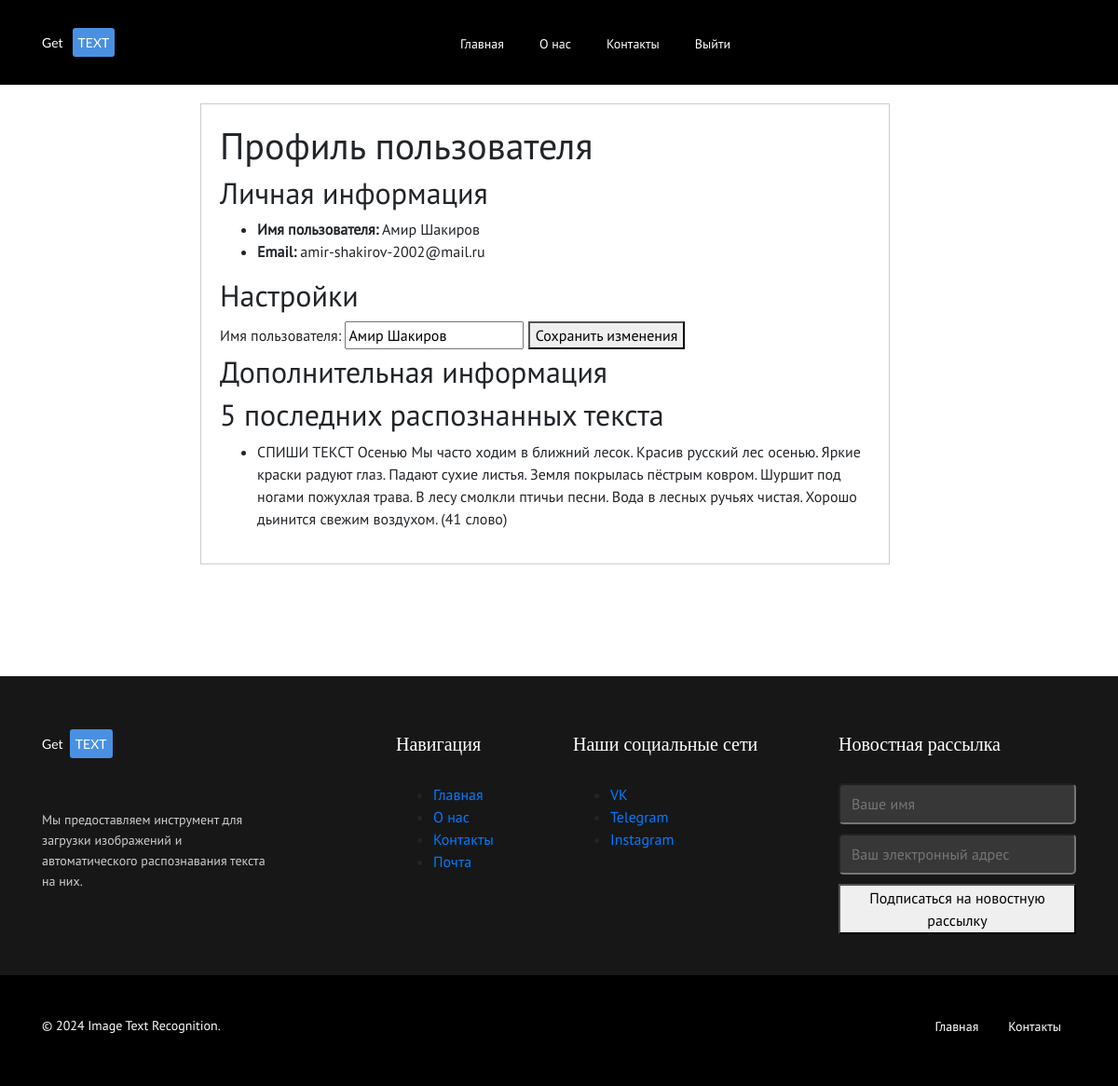
The page /profile (signed in) on the database its author committed.
### app.py (models this page shows)
class User(UserMixin, db.Model):
    id = db.Column(db.Integer, primary_key=True)
    username = db.Column(db.String(150), unique=True, nullable=False)
    email = db.Column(db.String(150), unique=True, nullable=False)
    password = db.Column(db.String(150), nullable=False)

class UserQuery(db.Model):
    id = db.Column(db.Integer, primary_key=True)
    user_id = db.Column(db.Integer, db.ForeignKey('user.id'), nullable=False)
    text = db.Column(db.Text, nullable=False)
    user = db.relationship('User', backref=db.backref('queries', lazy=True))

### app.py (the view, shortened to what this page needs)
@app.route('/profile', methods=['GET', 'POST'])
@login_required
def profile():
    user_queries = UserQuery.query.filter_by(user_id=current_user.id).order_by(UserQuery.id.desc()).limit(5).all()
    return render_template('profile.html', queries=user_queries, user=current_user)

### app.py (called while the page is built)
@login_manager.user_loader
def load_user(user_id):
    return User.query.get(int(user_id))

### templates/profile.html (shortened to what this page needs)
<!DOCTYPE html>
<html lang="ru">
<head>
  <link rel="stylesheet" href="{{ url_for('static', filename='style/bootstrap.css') }}">
  <link rel="stylesheet" href="{{ url_for('static', filename='style/style.css') }}">
</head>
<body>
  <header class="header">
    <div class="header__nav">
      <div class="container">
        <nav class="navbar-expand-md d-flex flex-wrap align-items-center justify-content-between">
          <a class="logo" href="/">Get <span class="logo-blue">text</span></a>
          <div class="collapse navbar-collapse flex-grow-0" id="navbarSupportedContent">
            <ul class="navbar-nav ">
              <li class="nav-item">
                <a class="header__nav-link" href="#">Главная</a>
              </li>
              <li class="nav-item">
                <a class="header__nav-link" href="#about-section">О нас</a>
              </li>
              <li class="nav-item dropdown">
                <a class="header__nav-link" href="#" id="navbarDropdown" role="button" data-toggle="dropdown"
                  aria-haspopup="true" aria-expanded="false">
                  Контакты
                </a>
              </li>
              <li class="nav-item">
                <a class="header__nav-link" href="{{ url_for('logout') }}">Выйти</a>
              </li>
            </ul>
          </div>
        </nav>
      </div>
    </div>
  </header>
  <main>
    <section class="main__current">
      <div class="container current__grid">
        <div class="recognition-container">
          <h1>Профиль пользователя</h1>
          <section>
            <h2>Личная информация</h2>
            <ul>
              <li><strong>Имя пользователя:</strong> {{ user.username }}</li>
              <li><strong>Email:</strong> {{ user.email }}</li>
            </ul>
          </section>
          <section>
            <h2>Настройки</h2>
            <form action="{{ url_for('profile') }}" method="post">
              <label for="username">Имя пользователя:</label>
              <input type="text" id="username" name="username" value="{{ user.username }}" required>
              <button type="submit">Сохранить изменения</button>
            </form>
          </section>
          <section>
            <h2>Дополнительная информация</h2>
            <h2>5 последних распознанных текста</h2>
            <ul>
              {% for query in queries %}
              <li>{{ query.text }}</li>
              {% else %}
              <li>No queries found.</li>
              {% endfor %}
            </ul>
          </section>
        </div>
      </div>
    </section>
  </main>
  <footer>
    <div class="container">
      <div class="row">
        <div class="footer__box col-xl-3 col-md-5" id="about-section">
          <a class="logo" href="#">Get<span class="logo-blue">Text</span></a>
          <p class="footer__box-txt">
            Мы предоставляем инструмент для загрузки изображений и автоматического распознавания текста на них.
          </p>
        </div>
        <div class="footer__box col-xl-2 offset-xl-1 col-md-3">
          <h3 class="footer__box-title">Навигация</h3>
          <ul class="footer__list">
              <li>
                  <a href="#" class="footer__link">Главная</a>
              </li>
              <li>
                  <a href="#about-section" class="footer__link">О нас</a>
              </li>
              <li>
                  <a href="tel:+79962911326" class="footer__link">Контакты</a>
              </li>
              <li>
                  <a href="mailto:amir.shakirov.02@gmail.com" class="footer__link">Почта</a>
              </li>
          </ul>
      </div>
        <div class="footer__box col-xl-3 col-md-5">
          <div class="footer__social">
            <h3 class="footer__social-title">Наши социальные сети</h3>
            <ul>
              <li><a href="https://vk.com/yak__v3" target="_blank">VK</a></li>
              <li><a href="https://t.me/+79962911326" target="_blank">Telegram</a></li>
              <li><a href="https://www.instagram.com/yak_v31" target="_blank">Instagram</a></li>
            </ul>
          </div>
        </div>
        <div class="footer__box col-xl-3 col-md-5">
          <div class="footer__newslatter">
            <h3 class="footer__newslatter-title">Новостная рассылка</h3>
            <form method="post" action="/subscribe">
              <input type="text" name="name" placeholder="Ваше имя" required>
              <input type="email" name="email" placeholder="Ваш электронный адрес" required>
              <button type="submit">Подписаться на новостную рассылку</button>
            </form>
          </div>
        </div>
      </div>
    </div>
    <div class="footer__info">
      <div class="container">
        <div class="footer__info-inner">
          <p class="footer__info-copyright">© 2024 Image Text Recognition.</p>
          <ul class="footer__menu">
            <li><a class="footer__menu-link" href="#">Главная</a></li>
            <li><a class="footer__menu-link" href="#">Контакты</a></li>
          </ul>
        </div>
      </div>
    </div>
  </footer>
</body>
</html>

### static/style/style.css (style rules this page uses)
main { margin-bottom: 120px; }
footer { margin-top: 120px; }
:root { --f400: 'PTSans-Regular'; --f700: 'PTSans-Bold'; --LR400: 'Lato-Regular'; --black: #000000; --black_17: #171717; --black_66: #666666; --black_99: #999999; --white: #ffffff; --blue: #4A90E2; --blue_65: rgba(74, 145, 226, 0.65); --gray: #cecece; --pagination: #E5E5E5; }
body { font-family: var(--f400); }
.logo { color: var(--white); font-family: var(--LR400); font-size: 14px; line-height: 10px; }
.logo-blue { text-transform: uppercase; background: var(--blue); padding: 7px 6px; border-radius: 3px; margin-left: 7px; }
header { background: var(--black); padding: 34px 0 33px; }
.header__nav-link { margin: 0px 19px; color: var(--white); font-size: 14px; line-height: 10px; }
.main__current { margin-left: auto; margin-right: auto; max-width: 800px; }
.recognition-container { border: 1px solid #ccc; padding: 20px; margin-top: 20px; }
footer { background: var(--black_17); padding-top: 60px; }
footer .row { justify-content: space-between; }
.footer__box-txt { font-family: var(--f400); font-size: 14px; line-height: 22px; color: var(--gray); margin: 59px 0 67px; }
.footer__box h3 { color: var(--white); font-family: var(--f700); font-size: 20px; line-height: 26px; margin-bottom: 29px; }
.footer__newslatter-title { color: var(--white); font-family: var(--f400); font-size: 20px; line-height: 26px; }
.footer__newslatter input { width: 100%; padding: 8px 12px; margin-bottom: 10px; background: #373737; border-radius: 5px; }
.footer__info { margin-top: 23px; background: var(--black); }
.footer__info-inner { display: flex; justify-content: space-between; align-items: center; padding: 42px 0 37px; }
.footer__info-copyright { font-family: var(--f400); font-size: 14px; line-height: 18px; color: var(--white); }
.footer__menu { display: flex; list-style: none; flex-wrap: wrap; }
.footer__menu-link { color: var(--white); margin: 0 16px; font-family: var(--f400); font-size: 14px; line-height: 18px; }
.current__grid { display: grid; grid-template-columns: repeat(3, auto); grid-gap: 30px; }
@media (max-width: 1200px) { .current__grid { grid-template-columns: repeat(2, auto); } }

### rows shown on the page
User: username "Амир Шакиров", email "amir-shakirov-2002@mail.ru"
UserQuery: text "СПИШИ ТЕКСТ Осенью Мы часто ходим в ближний лесок. Красив русский лес осенью. Яркие краски радуют глаз. Падают сухие листья. Земля покрылась пёстрым ковром. Шуршит под ногами пожухлая трава. В лесу смолкли птичьи песни. Вода в лесных ручьях чистая. Хорошо дьинится свежим воздухом. (41 слово)"
